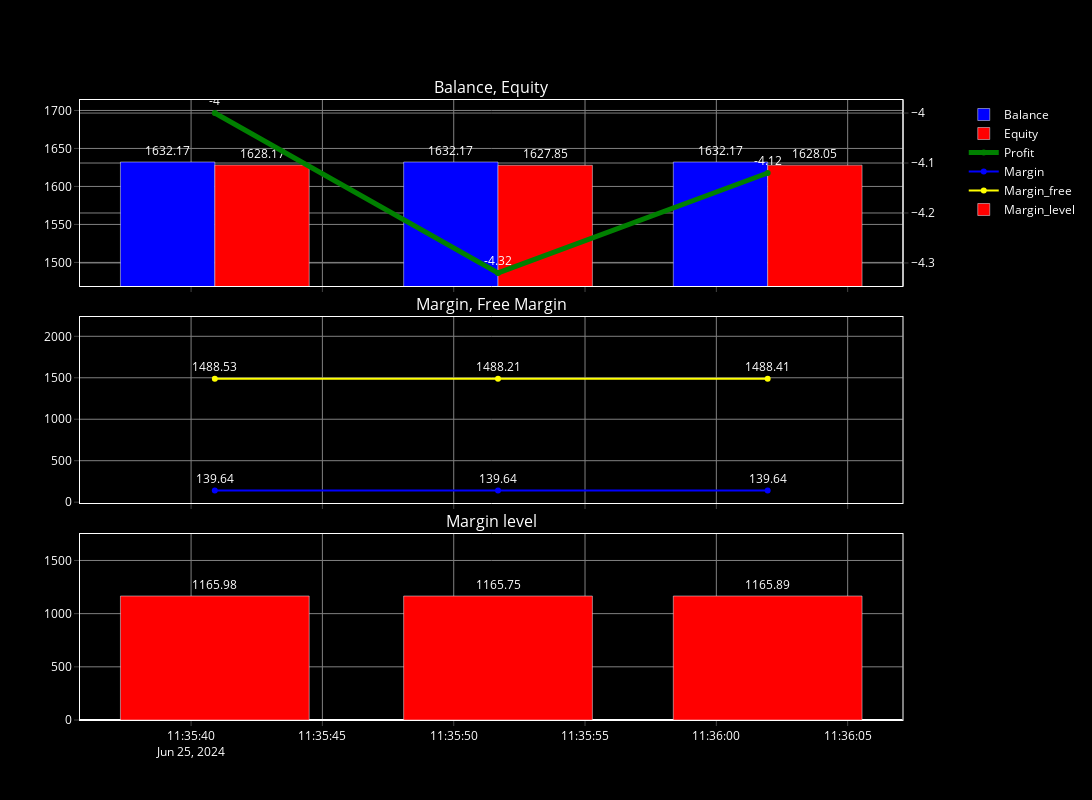

The notebook cell this image was saved under:
### Code cell
for _ in range(3):
    clear_output()
    df_acc = acc_info_rt(df_acc)
    display(df_acc)
    fig = plot_acc_info_rt(df_acc)
    fig.show()

    time.sleep(10)

### Figure 1 — Plotly figure (JSON) as saved in the notebook; plotly's stock layout.template omitted (floating-point values rounded to 4 significant figures)
{"data": [{"marker": {"color": "blue"}, "name": "Balance", "text": [1632.0, 1632.0, 1632.0], "textposition": "outside", "type": "bar", "x": ["2024-06-25T11:35:40.903898", "2024-06-25T11:35:51.686936", "2024-06-25T11:36:01.954171"], "xaxis": "x", "y": [1632.0, 1632.0, 1632.0], "yaxis": "y"}, {"marker": {"color": "red"}, "name": "Equity", "text": [1628.0, 1628.0, 1628.0], "textposition": "outside", "type": "bar", "x": ["2024-06-25T11:35:40.903898", "2024-06-25T11:35:51.686936", "2024-06-25T11:36:01.954171"], "xaxis": "x", "y": [1628.0, 1628.0, 1628.0], "yaxis": "y"}, {"line": {"color": "green", "width": 5}, "mode": "lines+markers+text", "name": "Profit", "text": [-4, -4.32, -4.12], "textposition": "top center", "type": "scatter", "x": ["2024-06-25T11:35:40.903898", "2024-06-25T11:35:51.686936", "2024-06-25T11:36:01.954171"], "xaxis": "x", "y": [-4, -4.32, -4.12], "yaxis": "y2"}, {"line": {"color": "blue", "width": 2}, "mode": "lines+markers+text", "name": "Margin", "text": [139.6, 139.6, 139.6], "textposition": "top center", "type": "scatter", "x": ["2024-06-25T11:35:40.903898", "2024-06-25T11:35:51.686936", "2024-06-25T11:36:01.954171"], "xaxis": "x2", "y": [139.6, 139.6, 139.6], "yaxis": "y3"}, {"line": {"color": "yellow", "width": 2}, "mode": "lines+markers+text", "name": "Margin_free", "text": [1489.0, 1488.0, 1488.0], "textposition": "top center", "type": "scatter", "x": ["2024-06-25T11:35:40.903898", "2024-06-25T11:35:51.686936", "2024-06-25T11:36:01.954171"], "xaxis": "x2", "y": [1489.0, 1488.0, 1488.0], "yaxis": "y3"}, {"marker": {"color": "red"}, "name": "Margin_level", "text": [1166.0, 1166.0, 1166.0], "textposition": "outside", "type": "bar", "x": ["2024-06-25T11:35:40.903898", "2024-06-25T11:35:51.686936", "2024-06-25T11:36:01.954171"], "xaxis": "x3", "y": [1166.0, 1166.0, 1166.0], "yaxis": "y5"}], "layout": {"annotations": [{"font": {"size": 16}, "showarrow": false, "text": "Balance, Equity", "x": 0.47, "xanchor": "center", "xref": "paper", "y": 1, "yanchor": "bottom", "yref": "paper"}, {"font": {"size": 16}, "showarrow": false, "text": "Margin, Free Margin", "x": 0.47, "xanchor": "center", "xref": "paper", "y": 0.65, "yanchor": "bottom", "yref": "paper"}, {"font": {"size": 16}, "showarrow": false, "text": "Margin level", "x": 0.47, "xanchor": "center", "xref": "paper", "y": 0.3, "yanchor": "bottom", "yref": "paper"}], "bargap": 0.3, "bargroupgap": 0, "barmode": "group", "font": {"color": "white"}, "height": 800, "legend": {"x": 1.01, "y": 1}, "paper_bgcolor": "black", "plot_bgcolor": "black", "width": 1300, "xaxis": {"anchor": "y", "domain": [0, 0.94], "gridcolor": "grey", "linecolor": "white", "matches": "x3", "mirror": true, "rangeslider": {"bgcolor": "rgba(0,0,0,0.1)", "thickness": 0.05, "visible": false}, "showline": true, "showticklabels": false, "ticks": "outside", "type": "date"}, "xaxis2": {"anchor": "y3", "domain": [0, 0.94], "gridcolor": "grey", "linecolor": "white", "matches": "x3", "mirror": true, "showline": true, "showticklabels": false, "ticks": "outside"}, "xaxis3": {"anchor": "y5", "domain": [0, 0.94], "gridcolor": "grey", "linecolor": "white", "mirror": true, "showline": true, "ticks": "outside"}, "yaxis": {"anchor": "x", "domain": [0.7, 1], "fixedrange": false, "gridcolor": "grey", "linecolor": "white", "mirror": true, "range": [1469.0, 1714.0], "showline": true, "ticks": "outside"}, "yaxis2": {"anchor": "x", "autorange": true, "gridcolor": "grey", "linecolor": "white", "mirror": true, "overlaying": "y", "showline": true, "side": "right", "ticks": "outside"}, "yaxis3": {"anchor": "x2", "domain": [0.35, 0.65], "fixedrange": false, "gridcolor": "grey", "linecolor": "white", "mirror": true, "range": [-10, 2233.0], "showline": true, "ticks": "outside"}, "yaxis4": {"anchor": "x2", "autorange": true, "fixedrange": false, "gridcolor": "grey", "linecolor": "white", "mirror": true, "overlaying": "y3", "range": [-10, 2233.0], "showline": true, "side": "right", "ticks": "outside"}, "yaxis5": {"anchor": "x3", "domain": [0, 0.3], "fixedrange": false, "gridcolor": "grey", "linecolor": "white", "mirror": true, "range": [0, 1749.0], "showline": true, "ticks": "outside"}, "yaxis6": {"anchor": "x3", "autorange": true, "fixedrange": false, "gridcolor": "grey", "linecolor": "white", "mirror": true, "overlaying": "y5", "range": [0, 1749.0], "showline": true, "side": "right", "ticks": "outside"}}}
